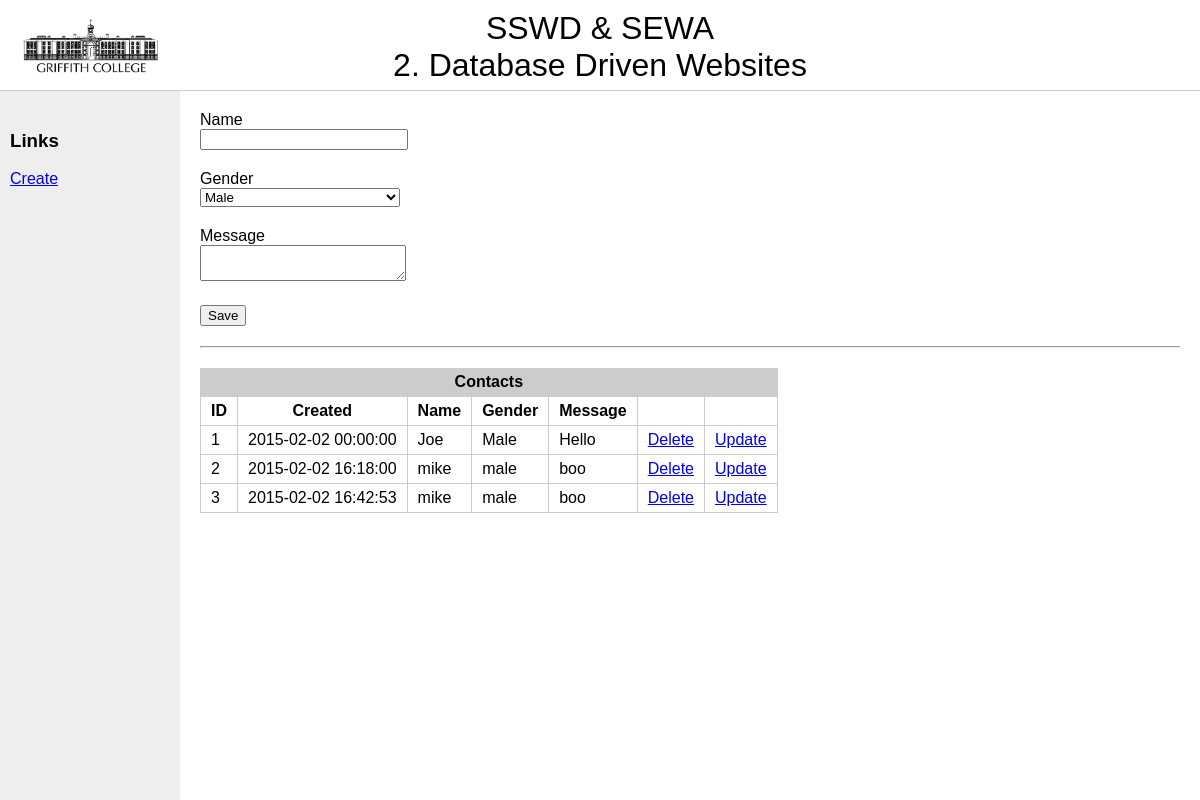
The app's page /sswd-master/2.database/contact.php with its own data.
### tables this page shows
CREATE TABLE IF NOT EXISTS `contacts` (
  `id` int(11) NOT NULL AUTO_INCREMENT,
  `created_at` datetime NOT NULL,
  `name` varchar(20) NOT NULL,
  `gender` varchar(10) NOT NULL,
  `message` varchar(100) NOT NULL,
  PRIMARY KEY (`id`)
);

### sswd-master/2.database/inc/contact_read.php (the view)
<?php
$sql = "SELECT * FROM contacts";
$result = $conn->query($sql);
if ($result->num_rows > 0) {
	echo '<table>';
    echo '<caption>Contacts</caption>';
    echo '<thead>';
    echo '<tr>';
    echo '<th>ID</th>';
    echo '<th>Created</th>';
    echo '<th>Name</th>';
    echo '<th>Gender</th>';
    echo '<th>Message</th>';
    echo '<th>&nbsp;</th>';
    echo '<th>&nbsp;</th>';
    echo '</thead>';
    echo '<tbody>';
    while($row = $result->fetch_assoc()) {
    	echo '<tr>';
    	echo '<td>'.$row["id"].'</td>';
        echo '<td>'.$row["created_at"].'</td>';
    	echo '<td>'.$row["name"].'</td>';
    	echo '<td>'.$row["gender"].'</td>';
    	echo '<td>'.$row["message"].'</td>';
        echo '<td><a href="contact.php?delete='.$row["id"].'">Delete</a></td>';
        echo '<td><a href="contact.php?id='.$row["id"].'">Update</a></td>';
    	echo '</tr>';
    }
    echo '</tbody>';
    echo '</table>';
} else {
    echo "<h2>0 Results</h2>";
}
?>

### sswd-master/2.database/css/styles.css (style rules this page uses)
html, body { padding:0; border:0px; margin:0; font-family:arial }
table { border-collapse:collapse; border-spacing:0; margin-top:20px; }
table, th, td { border:.1em solid #ccc; }
th, td { padding:5px 10px; }
caption { background:#ccc; padding:5px; font-weight:700; }

### records on screen
contacts: id "1", created_at "2015-02-02 00:00:00", name "Joe", gender "Male", message "Hello"
contacts: id "2", created_at "2015-02-02 16:18:00", name "mike", gender "male", message "boo"
contacts: id "3", created_at "2015-02-02 16:42:53", name "mike", gender "male", message "boo"
